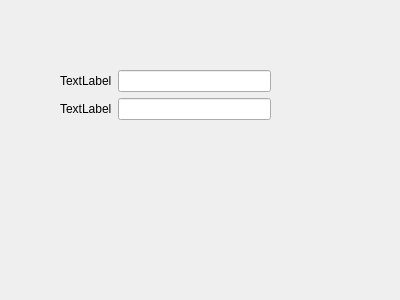
<?xml version="1.0" encoding="UTF-8"?>
<ui version="4.0">
 <class>Form</class>
 <widget class="QWidget" name="Form">
  <property name="geometry">
   <rect>
    <x>0</x>
    <y>0</y>
    <width>400</width>
    <height>300</height>
   </rect>
  </property>
  <property name="windowTitle">
   <string>Form</string>
  </property>
  <widget class="QWidget" name="formLayoutWidget">
   <property name="geometry">
    <rect>
     <x>60</x>
     <y>70</y>
     <width>211</width>
     <height>121</height>
    </rect>
   </property>
   <layout class="QFormLayout" name="formLayout">
    <item row="0" column="0">
     <widget class="QLabel" name="label">
      <property name="text">
       <string>TextLabel</string>
      </property>
     </widget>
    </item>
    <item row="0" column="1">
     <widget class="QLineEdit" name="lineEdit"/>
    </item>
    <item row="1" column="0">
     <widget class="QLabel" name="label_2">
      <property name="text">
       <string>TextLabel</string>
      </property>
     </widget>
    </item>
    <item row="1" column="1">
     <widget class="QLineEdit" name="lineEdit_2"/>
    </item>
   </layout>
  </widget>
 </widget>
 <resources/>
 <connections/>
</ui>
